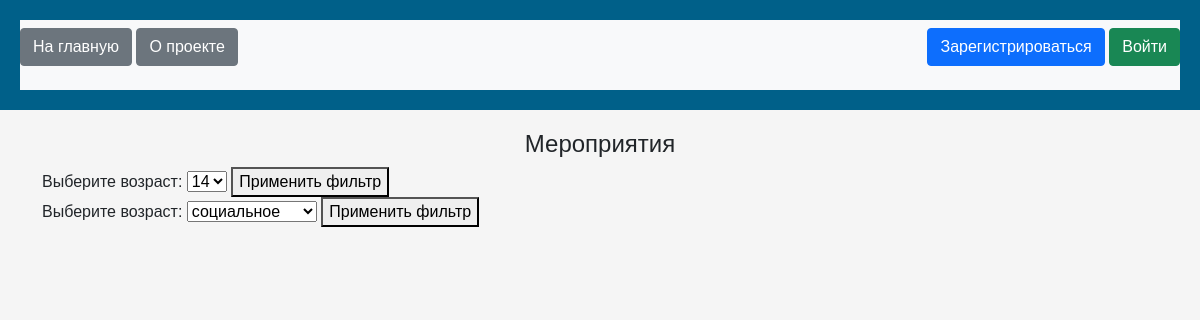
Before: / with the older database file.
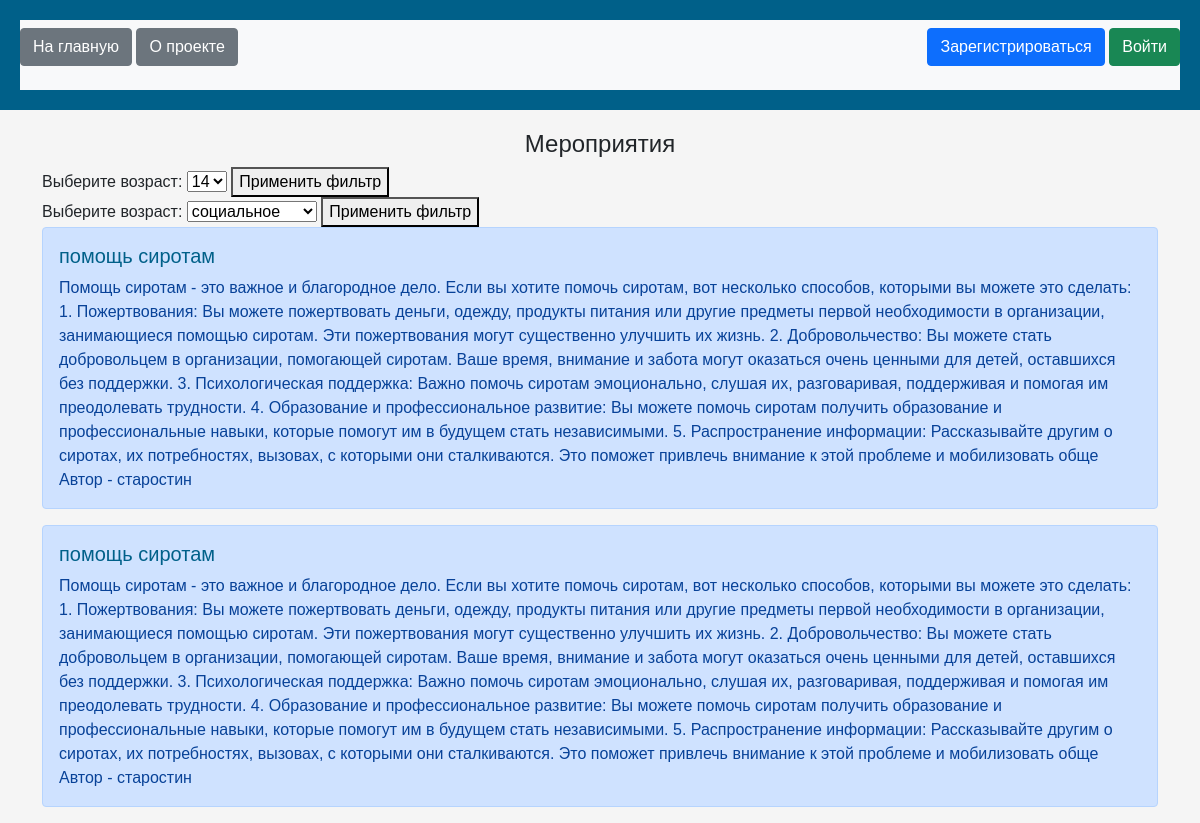
After: the same page with the newer database file.
### data/jobs.py (models this page shows)
class Jobs(SqlAlchemyBase, SerializerMixin):
    __tablename__ = 'jobs'
    id = sqlalchemy.Column(sqlalchemy.Integer,
                           primary_key=True, autoincrement=True)
    team_leader = sqlalchemy.Column(sqlalchemy.Integer,
                                    sqlalchemy.ForeignKey("users.id"))
    job = sqlalchemy.Column(sqlalchemy.String, nullable=True)
    des = sqlalchemy.Column(sqlalchemy.String, nullable=True)
    spher = sqlalchemy.Column(sqlalchemy.String, nullable=True)
    start_date = sqlalchemy.Column(sqlalchemy.DateTime,
                                   default=datetime.datetime.now)
    end_date = sqlalchemy.Column(sqlalchemy.DateTime,
                                 default=datetime.datetime.now)
    age = sqlalchemy.Column(sqlalchemy.Integer, nullable=True)
    adress = sqlalchemy.Column(sqlalchemy.String, nullable=True)
    contact = sqlalchemy.Column(sqlalchemy.String, nullable=True)
    photo = sqlalchemy.Column(sqlalchemy.String, nullable=True)
    user = orm.relationship('User')

### data/users.py (models this page shows, shortened)
class User(SqlAlchemyBase, UserMixin, SerializerMixin):
    __tablename__ = 'users'
    id = sqlalchemy.Column(sqlalchemy.Integer,
                           primary_key=True, autoincrement=True)
    name = sqlalchemy.Column(sqlalchemy.String, nullable=True)
    type_of_user = sqlalchemy.Column(sqlalchemy.Integer,
                                     sqlalchemy.ForeignKey('users.id'))
    email = sqlalchemy.Column(sqlalchemy.String,
                              index=True, unique=True, nullable=True)
    hashed_password = sqlalchemy.Column(sqlalchemy.String, nullable=True)
    modified_date = sqlalchemy.Column(sqlalchemy.DateTime,
                                     default=datetime.datetime.now)
    jobs = orm.relationship("Jobs", back_populates='user')

### main.py (the view)
@app.route('/', methods=['GET', 'POST'])
def index():
    db_sess = db_session.create_session()
    context = {}
    filtered_ads = []
    context["jobs"] = db_sess.query(Jobs).all()
    if request == 'POST':
        pass
    else:
        print(3)
        age = request.form.get('age')
        spher = request.form.get('spher')
        if age:
            if spher:
                for i in context['jobs']:
                    if str(i.age) == str(age) and str(i.spher) == str(spher):
                        filtered_ads.append(i)
            else:
                for i in context['jobs']:
                    if str(i.age) == str(age):
                        filtered_ads.append(i)
        else:
            if spher:
                for i in context['jobs']:
                    if str(i.spher) == str(spher):
                        filtered_ads.append(i)
            else:
                filtered_ads = context["jobs"]
    print(filtered_ads)
    return render_template('index.html', filtered_ads=filtered_ads, **context)

### data/db_session.py (called while the page is built)
def create_session() -> Session:
    global __factory
    return __factory()

### templates/index.html (shortened to what this page needs)
{% extends "base.html" %}
{% block content %}
<h1 align="center">Мероприятия</h1>
<form action="/" method="post">
    <label for="age">Выберите возраст:</label>
    <select name="age" id="age">
        <option value="14" >14</option>
    </select>
    <button type="submit">Применить фильтр</button>
</form>
<form action="/" method="post">
    <label for="age">Выберите возраст:</label>
    <select name="spher" id="spher">
        <option value="социальное" >социальное</option>
    </select>
    <button type="submit">Применить фильтр</button>
</form>
{% for item in filtered_ads %}
<div class="alert alert-primary" role="alert" onclick="location.href='/jobbs/{{ item.job }}';">
    <h2>{{item.job}}</h2>
    <div>
        {{item.des}}
    </div>
    <div>
        Автор - {{item.user.name}}
    </div>
</div>
{% endfor %}
{% endblock %}

### templates/base.html (shortened to what this page needs)
<!doctype html>
<html lang="en">
    <head>
        <link rel="stylesheet"
              href="https://cdn.jsdelivr.net/npm/bootstrap@5.0.0-beta1/dist/css/bootstrap.min.css"
>
    <link rel="stylesheet" href="styles.css">
    </head>
    <body>
    <header>
    <nav class="navbar navbar-light bg-light">
        <p>
             <a href="/" class="btn btn-secondary">На главную</a>
            <a href="/about_us" class="btn btn-secondary">О проекте</a>
        </p>
        {% if current_user.is_authenticated %}
        <p>
            {% if current_user.type_of_user == 1 or current_user.type_of_user == 2 %}
            <a href="/add_jobs" class="btn btn-secondary">Добавить мероприятие</a>
            {% endif %}
            <a href="/logout" class="navbar-brand">{{ current_user.name }}</a>
        </p>
        {% else %}
        <p>
            <a class="btn btn-primary " href="/register">Зарегистрироваться</a>
            <a class="btn btn-success" href="/login">Войти</a>
        </p>
        {% endif %}
    </nav>
</header>
<main role="main" class="container">
    {% block content %}{% endblock %}
</main>
</body>
</html>

### styles/styles.css (style rules this page uses)
body { font-family: 'Arial', sans-serif; margin: 0; padding: 0; background-color: #f5f5f5; font-size: 16px; }
header { background-color: #006089; color: #fff; padding: 20px; text-align: center; margin-bottom: 20px; }
h1 { margin-top: 0; font-size: 24px; }
h2 { color: #006089; margin-top: 0; font-size: 20px; }
p { line-height: 1.6; }

Changed rows visible on the page:
added Jobs: job "помощь сиротам", des "Помощь сиротам - это важное и благородное дело. Если вы хотите помочь сиротам, вот несколько способов, которыми вы можете это сделать: 1. Пожертвования: Вы можете пожертвовать деньги, одежду, продукты питания или другие предметы первой необходимости в организации, занимающиеся помощью сиротам. Эти пожертвования могут существенно улучшить их жизнь. 2. Добровольчество: Вы можете стать добровольцем в организации, помогающей сиротам. Ваше время, внимание и забота могут оказаться очень ценными для детей, оставшихся без поддержки. 3. Психологическая поддержка: Важно помочь сиротам эмоционально, слушая их, разговаривая, поддерживая и помогая им преодолевать трудности. 4. Образование и…", user.name "старостин"
added Jobs: job "помощь сиротам", des "Помощь сиротам - это важное и благородное дело. Если вы хотите помочь сиротам, вот несколько способов, которыми вы можете это сделать: 1. Пожертвования: Вы можете пожертвовать деньги, одежду, продукты питания или другие предметы первой необходимости в организации, занимающиеся помощью сиротам. Эти пожертвования могут существенно улучшить их жизнь. 2. Добровольчество: Вы можете стать добровольцем в организации, помогающей сиротам. Ваше время, внимание и забота могут оказаться очень ценными для детей, оставшихся без поддержки. 3. Психологическая поддержка: Важно помочь сиротам эмоционально, слушая их, разговаривая, поддерживая и помогая им преодолевать трудности. 4. Образование и…", user.name "старостин"
